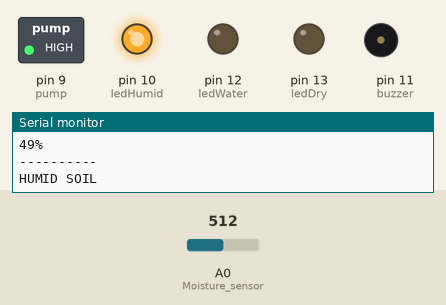
Simulated run of this sketch. Board: Arduino Uno, built with avr-gcc and run on an emulated ATmega328P. Shown: switched loads named in the sketch (green lamp = pin HIGH), output pins drawn as LEDs (lit = HIGH), buzzer (waves = sounding), the last lines printed to the serial monitor. The test bench sets the inputs (shaded band); at power-on: A0 (Moisture_sensor) = 512.

Above: at 1.8 s.
1.9 s: A0 (Moisture_sensor) set to 585
3.4 s: A0 (Moisture_sensor) set to 617
At 4.7 s:
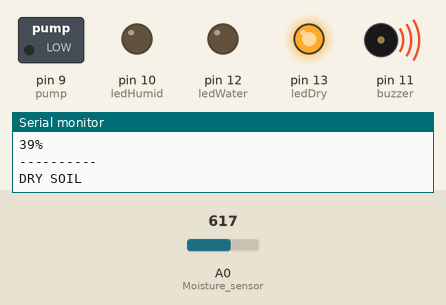
7.5 s: A0 (Moisture_sensor) set to 360
At 8.9 s:
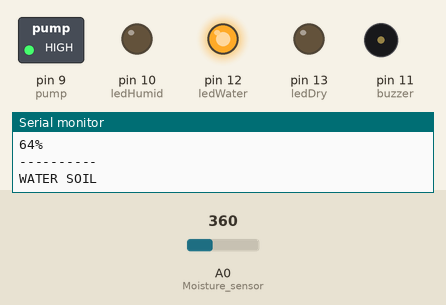
9.5 s: A0 (Moisture_sensor) set to 382
At 10.5 s:
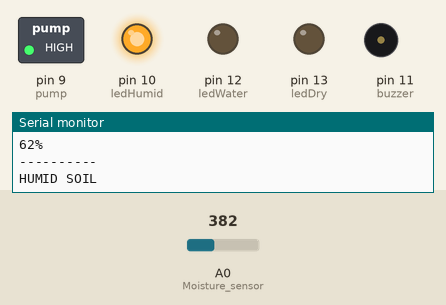
11.5 s: A0 (Moisture_sensor) set to 306
At 13.3 s:
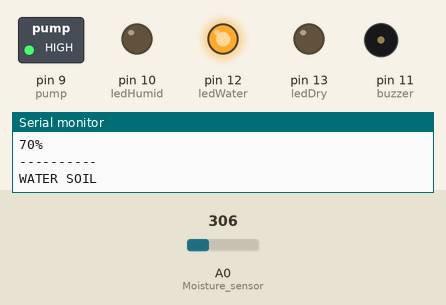
Timing chart, 0 to 14.5 s (numbered marks = the images above; inputs shaded):
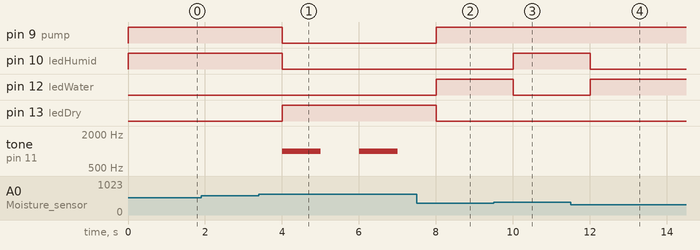

The sketch:

soil_moisture.ino
```cpp
#include <Wire.h>

const int buzzer = 11;
const int ledDry = 13;
const int ledHumid = 10;
const int ledWater = 12;
const int pump = 9;
int moisture;

void handleSoilCondition(String condition, int ledPin, int buzzerTone = 0); // Function prototype

void setup() {
    pinMode(A0, INPUT);        // Moisture sensor
    Serial.begin(9600);        // Begin Serial communication
    pinMode(buzzer, OUTPUT);   // Buzzer
    pinMode(ledDry, OUTPUT);   // Dry LED
    pinMode(ledHumid, OUTPUT); // Humid LED
    pinMode(ledWater, OUTPUT); // Water LED
    pinMode(pump, OUTPUT);     // Pump control
}

void loop() {
    int sensorValue = analogRead(A0);  // Read sensor value
    moisture = (100 - (sensorValue / 1023.00) * 100);  // Convert to percentage
    Serial.print(moisture);
    Serial.println("%");
    Serial.println("----------");

    // Check sensor status
    if (sensorValue >= 1000) {
        Serial.println("Not in soil or disconnected");
    }
    else if (sensorValue >= 600) {  // Dry soil
        handleSoilCondition("DRY SOIL", ledDry, 1000);
    }
    else if (sensorValue >= 370) {  // Humid soil
        handleSoilCondition("HUMID SOIL", ledHumid);
    }
    else {  // Water soil
        handleSoilCondition("WATER SOIL", ledWater);
    }
}

void handleSoilCondition(String condition, int ledPin, int buzzerTone) {
    Serial.println(condition);
    digitalWrite(pump, condition == "DRY SOIL" ? LOW : HIGH);
    digitalWrite(ledDry, LOW);
    digitalWrite(ledHumid, LOW);
    digitalWrite(ledWater, LOW);
    digitalWrite(ledPin, HIGH);

    if (buzzerTone > 0) {
        tone(buzzer, buzzerTone);
        delay(1000);
        noTone(buzzer);
    }
    delay(1000);
}
```

Measured:
- the behaviour switches between 599 and 600 on A0 (Moisture_sensor) (found by bisection; images 0 and 1)
- the behaviour switches between 369 and 370 on A0 (Moisture_sensor) (found by bisection; images 2 and 3)
- after the input at 3.4 s, pin 9 (pump), pin 10 (ledHumid): HIGH → LOW after 0.60 s; pin 13 (ledDry): LOW → HIGH after 0.60 s; tone on pin 11 (buzzer): alternates 1000 Hz for 1.0 s and silent for 1.0 s, starting after 0.60 s
- after the input at 7.5 s, pin 9 (pump), pin 12 (ledWater): LOW → HIGH after 0.50 s; pin 13 (ledDry): HIGH → LOW after 0.50 s; tone on pin 11 (buzzer): stays silent (without the input it goes to 1000 Hz after 0.50 s)
- after the input at 9.5 s, pin 10 (ledHumid): LOW → HIGH after 0.51 s; pin 12 (ledWater): HIGH → LOW after 0.51 s
- after the input at 11.5 s, pin 10 (ledHumid): HIGH → LOW after 0.51 s; pin 12 (ledWater): LOW → HIGH after 0.51 s
